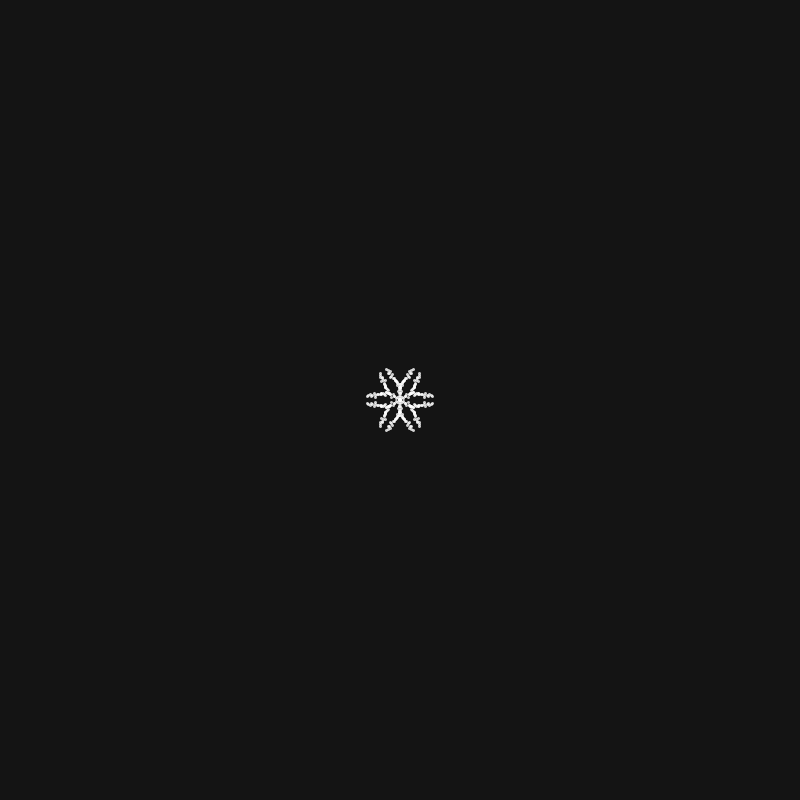
Frame 1 (no input)
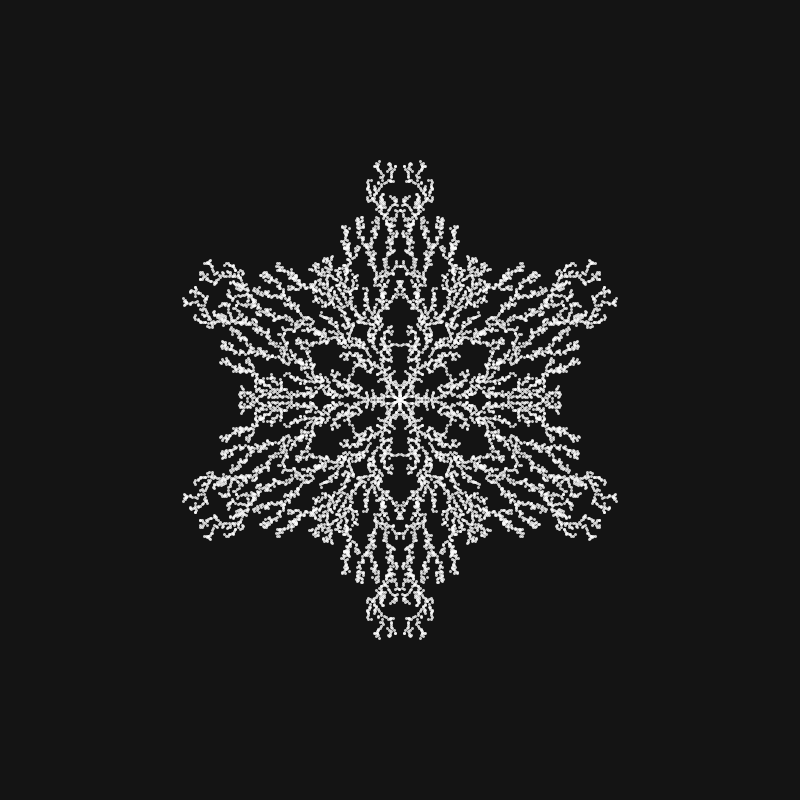
Frame 60 (the mouse pressed at the canvas centre just before this capture)
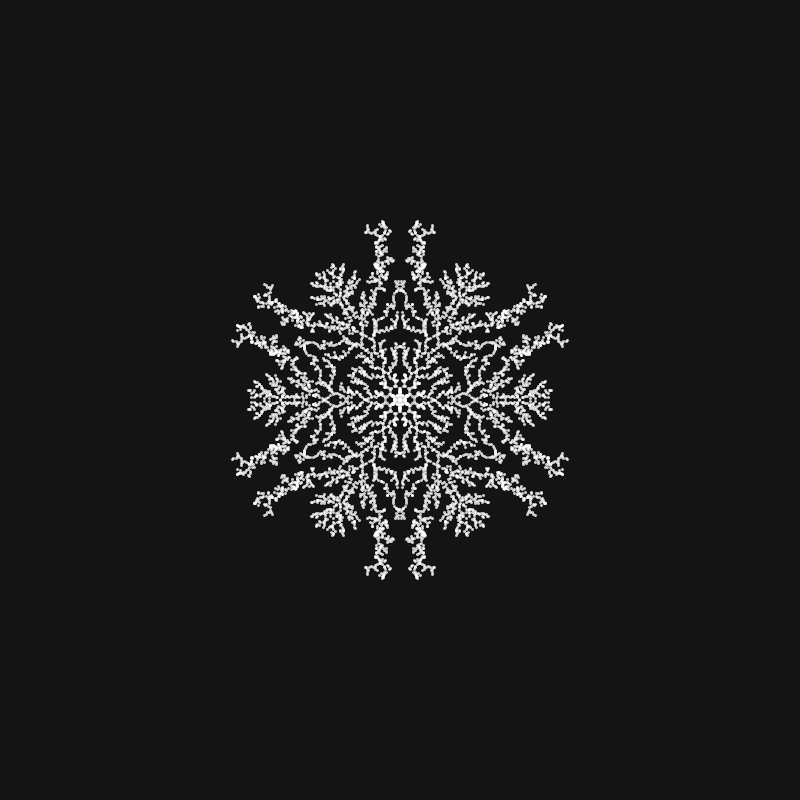
Frame 120 (the mouse held since frame 60 and released just before this capture)

The Processing sketch that drew these frames (run headless with seeded random() and noise(); from frame 60 on, the mouse is pressed at the canvas centre):

// Processing sketch: CC_127_Snowflake_Brownian
// ── CC_127_Snowflake_Brownian.pde
// Coding Challenge 127: Brownian Motion Snowflake
// Daniel Shiffman
// Modifications by BoltMan
// https://thecodingtrain.com/CodingChallenges/127-brownian-snowflake.html
// https://youtu.be/XUA8UREROYE

Particle current;
Particle last;
QuadTree bsp;
boolean completed = false;
float flakeRadius;
int maxRadius;


//-------------------params (change these)-------------------//
boolean animate = true;
int animateIterations = 25;

boolean drawAsLines = false; // creates spiderweb-like snowflakes!

float particleSize = 1.5;
int particlePosFluctuation = 5; // higher values can look cool but past like 10 it stops working

float newFlakeDelayInSeconds = 0.25; //how long to pause at the end of each snowflake

boolean drawBspTree = false; //also disables symetry
//-------------------params (change these)-------------------//

void setup() {
  size(800, 800);
  //fullScreen();
  maxRadius = min(width, height) / 2;

  if (animate)
    ResetSnowflake();
}

void ResetSnowflake() {  
  completed = false;
  background(20);

  if (bsp != null)    
    delay(int(newFlakeDelayInSeconds * 1000));    


  flakeRadius = maxRadius - random(0, maxRadius/3);
  bsp = new QuadTree(new Rectangle(width / 2, height / 2, width / 2, height / 2), null);

  last = new Particle(0, 0);
  current = new Particle(flakeRadius, 0);
}




void draw() {
  translate(width/2, height/2);
  rotate(PI/6);

  if (!animate)
    ResetSnowflake();

  while (!completed) {
    for (int i = 0; i < animateIterations; i++) {
      current = new Particle(flakeRadius, 0);

      int count = 0;
      while (!current.finished() && !current.intersects()) {
        current.update();
        count++;
      }



      ///draw particles with radial symetry
      for (int rot = 0; rot < 6; rot++) {
        rotate(PI/3);

        if (!drawBspTree || rot == 0) {
          current.show();
          pushMatrix();
          scale(1, -1);
          current.show();
          popMatrix();
        }
      }

      //insert our latest new particle int the bsp tree so new particles can check against it
      bsp.Insert(current);


      last = current;

      // If a particle doesn't move at all we're done
      // This is an exit condition not implemented in the video
      if (count == 0) {
        completed = true;
        println("snowflake completed");
        break;
      }
    }




    if (completed && animate)
      ResetSnowflake();


    if (animate || completed) {
      if (drawBspTree) {
        rotate(PI/3);
        bsp.Draw();
      }

      break;
    }
  }
}

// ── Particle.pde
// Coding Challenge 127: Brownian Motion Snowflake
// Daniel Shiffman
// https://thecodingtrain.com/CodingChallenges/127-brownian-snowflake.html
// https://youtu.be/XUA8UREROYE
// https://editor.p5js.org/codingtrain/sketches/SJcAeCpgE

class Particle {

  PVector pos;
  float radius;
  float dSq;
  float diameter;

  Particle(float snowflakeRadius, float angle) {
    pos = PVector.fromAngle(angle);
    pos.mult(snowflakeRadius);
    radius = particleSize;
    diameter = radius * 2;
    dSq = diameter * diameter;
  }

  void update() {
    pos.x -= 1;
    pos.y += random(-particlePosFluctuation, particlePosFluctuation);

    float angle = pos.heading();
    angle = constrain(angle, 0, PI/6);
    float magnitude = pos.mag();
    pos = PVector.fromAngle(angle);
    pos.setMag(magnitude);
  }

  void show() {
    if (drawAsLines) {
      stroke(255, 100);
      strokeWeight(radius);
      line(last.pos.x, last.pos.y, pos.x, pos.y);
    } else {
      stroke(255, 200);
      strokeWeight(diameter);
      point(pos.x, pos.y);
    }
  }

  boolean intersects() {
    ArrayList<Particle> queryPoints = bsp.Query(new Rectangle(pos.x, pos.y, diameter, diameter), 0);
    for (Particle s : queryPoints) {
      float sqrDist =  PVector.sub(s.pos, pos).magSq();
      if (sqrDist < dSq) {
        return true;
      }
    }
    return false;
  }

  boolean finished() {
    return (pos.x < 1);
  }
}

// ── QuadTree.pde
static int treeCap = 3;

static color[] queryColors = {
  #A27AFE, 
  #7BCAE1, 
  #79FC4E, 
  #EAA400, 
  #FF2626
};

public class QuadTree {
  //im pretty sure i turned this into basically a bsp tree instead of a quadtree
  //when i was messing with it initially
  
  Rectangle bounds;
  ArrayList<Particle> points;
  boolean divided = false;

  ArrayList<Rectangle> debugQueryRects;

  QuadTree[] quadrants;

  QuadTree(Rectangle _bound, ArrayList<Particle> inPoints) {    
    bounds = _bound;
    points = new ArrayList<Particle>();
    debugQueryRects = new ArrayList<Rectangle>();
    quadrants = new QuadTree[2];

    //passdown code
    if (inPoints != null) {
      for (int i = 0; i < inPoints.size(); ) {
        Particle p = inPoints.get(i);
        if (bounds.Contains(p)) {
          //println(this.toString() + " : " + p.pos);
          points.add(p);
          inPoints.remove(p);
          continue;
        }
        i++;
      }
    }
  }

  boolean Insert(Particle point) {
    if (!bounds.Contains(point))
      return false;

    if (!divided && points.size() < treeCap) {
      points.add(point);
      return true;
    } else {
      if (!divided)
        Subdivide();

      for (QuadTree sect : quadrants)
        if (sect.Insert(point))
          return true;

      return false;
    }
  }

  void Subdivide() {
    divided = true;

    float x = bounds.pos.x;
    float y= bounds.pos.y;
    float hW = bounds.width / 2;
    float hH = bounds.height / 2;
    //quadrants[0] = new QuadTree(new Rectangle(x - hW, y - hH, hW, hH), points);
    //quadrants[1] = new QuadTree(new Rectangle(x + hW, y - hH, hW, hH), points);
    //quadrants[2] = new QuadTree(new Rectangle(x - hW, y + hH, hW, hH), points);
    //quadrants[3] = new QuadTree(new Rectangle(x + hW, y + hH, hW, hH), points);

    if (bounds.height > bounds.width) {
      quadrants[0] = new QuadTree(new Rectangle(x, y - hH, bounds.width, hH), points);
      quadrants[1] = new QuadTree(new Rectangle(x, y + hH, bounds.width, hH), points);
    } else {
      quadrants[0] = new QuadTree(new Rectangle(x - hW, y, hW, bounds.height), points);
      quadrants[1] = new QuadTree(new Rectangle(x + hW, y, hW, bounds.height), points);
    }
  }

  ArrayList<Particle> Query(Rectangle area, int depth) {
    ArrayList<Particle> foundPoints = new ArrayList<Particle>();
    if (bounds.Intersects(area)) {
      if (!divided || points.size() > 0) {
        debugQueryRects.add(bounds);
        bounds.clr = queryColors[depth % queryColors.length];
      }
      if (divided) {
        for (QuadTree sect : quadrants)
          foundPoints.addAll(sect.Query(area, depth + 1));
      } else {
        for (Particle p : points) {
          if (area.Contains(p))
            foundPoints.add(p);
        }
      }
      return foundPoints;
    } else
      return foundPoints;
  }

  void DrawQueryRects() {
    for (Rectangle rect : debugQueryRects) {
      rect.Draw();
    }
    for (QuadTree sect : quadrants) {
      if (sect != null)
        sect.DrawQueryRects();
    }
  }

  void Draw() {
    bounds.Draw();

    if (divided) {
      for (QuadTree sect : quadrants)
        sect.Draw();
    }
  }

  String toString() {
    return getStr(0);
  }

  String getStr(int depth) {
    String retStr = "";
    for (int i = 0; i < depth; i++) {
      retStr += "  ";
    }
    retStr += Integer.toString(points.size());

    if (divided) {
      retStr += "\n";
      for (QuadTree sect : quadrants)
        retStr += sect.getStr(depth + 1) + "\n";
    }

    return retStr;
  }
}

// ── Rect.pde
public class Rectangle {
  public PVector pos;
  public float width;
  public float height;
  public color clr = 120;

  public Rectangle(float x, float y, float _width, float _height) {
    pos = new PVector(x, y);
    width = _width;
    height = _height;
  }

  boolean Contains(Particle point) {
    return(
      point.pos.x >= pos.x - width &&
      point.pos.x <= pos.x + width &&
      point.pos.y >= pos.y - height &&
      point.pos.y <= pos.y + height
      );
  }

  boolean Intersects(Rectangle ceckRect) {
    return !(
      ceckRect.pos.x - ceckRect.width > pos.x + width ||
      ceckRect.pos.x + ceckRect.width < pos.x - width ||
      ceckRect.pos.y - ceckRect.height > pos.y + height ||
      ceckRect.pos.y + ceckRect.height < pos.y - height
      );
  }

  void Draw() {
    noFill();
    stroke(clr);
    strokeWeight(1);
    rectMode(CENTER);
    rect(pos.x, pos.y, width * 2, height * 2);
  }
}
